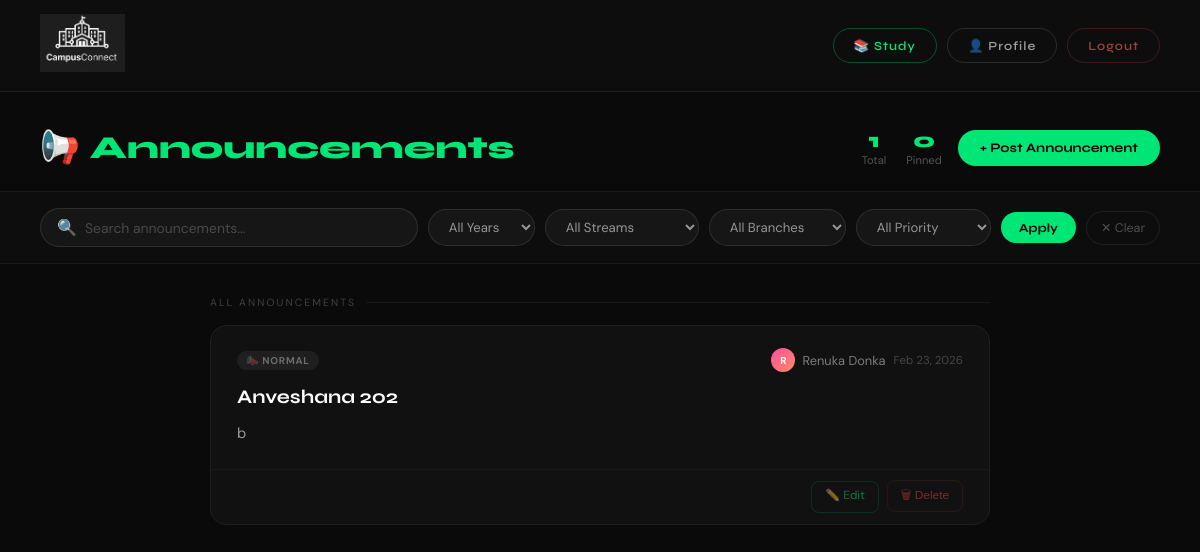
The page /announcements/ (signed in) on the database as committed earlier.
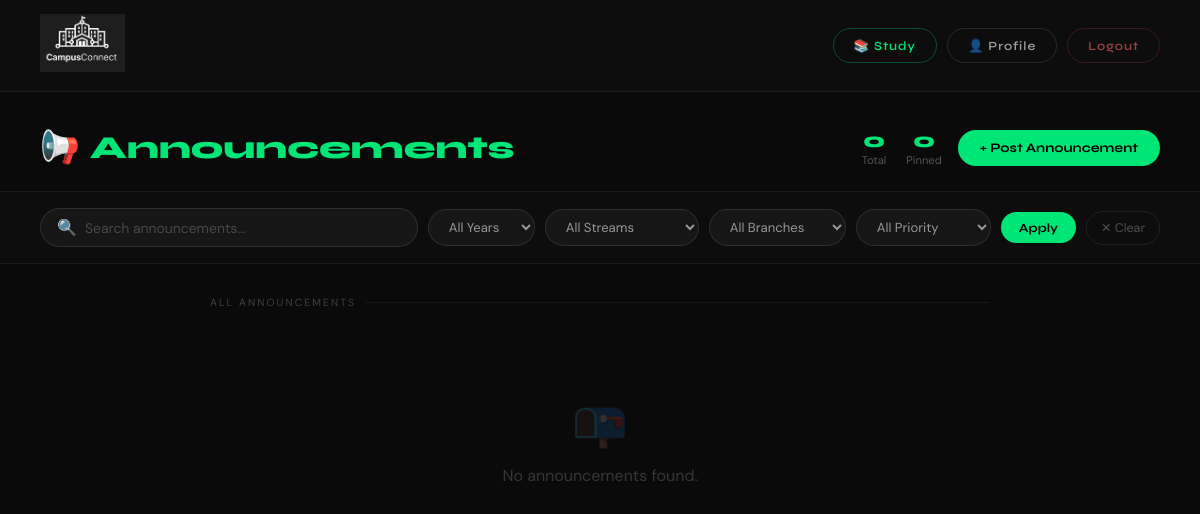
The same page on the database as committed later.
### campusconnect/models.py (models this page shows, shortened)
class Announcement(models.Model):
    PRIORITY_CHOICES = [
        ('normal',    'Normal'),
        ('important', 'Important'),
        ('urgent',    'Urgent'),
    ]
    TARGET_YEAR_CHOICES = [
        ('all', 'All Years'),
        ('1',   '1st Year'),
        ('2',   '2nd Year'),
        ('3',   '3rd Year'),
        ('4',   '4th Year'),
    ]
    TARGET_STREAM_CHOICES = [
        ('all',           'All Streams'),
        ('computing',     'Computing'),
        ('non-computing', 'Non-Computing'),
    ]
    TARGET_BRANCH_CHOICES = [('all', 'All Branches')] + BRANCH_CHOICES
    title         = models.CharField(max_length=200)
    body          = models.TextField()
    image         = models.ImageField(upload_to='announcements/', blank=True, null=True)
    author        = models.ForeignKey(User, on_delete=models.CASCADE, related_name='announcements')
    priority      = models.CharField(max_length=10, choices=PRIORITY_CHOICES, default='normal')
    is_pinned     = models.BooleanField(default=False)
    target_year   = models.CharField(max_length=5,  choices=TARGET_YEAR_CHOICES,   default='all')
    target_stream = models.CharField(max_length=15, choices=TARGET_STREAM_CHOICES, default='all')
    target_branch = models.CharField(max_length=10, choices=TARGET_BRANCH_CHOICES, default='all')
    created_at    = models.DateTimeField(auto_now_add=True)
    updated_at    = models.DateTimeField(auto_now=True)
    class Meta:
        ordering = ['-is_pinned', '-created_at']

### campusconnect/views.py (the view)
# urls.py: path('announcements/',                      views.announcements,      name='announcements'),
def announcements(request):
    if not request.user.is_authenticated:
        return redirect('login')
    try:
        profile    = request.user.profile
        is_faculty = profile.role == 'faculty'
    except UserProfile.DoesNotExist:
        profile    = None
        is_faculty = False
    qs = Announcement.objects.all()
    search   = request.GET.get('search', '').strip()
    f_year   = request.GET.get('year', '')
    f_stream = request.GET.get('stream', '')
    f_branch = request.GET.get('branch', '')
    f_prio   = request.GET.get('priority', '')
    if search:
        qs = qs.filter(Q(title__icontains=search) | Q(body__icontains=search))
    if f_year:
        qs = qs.filter(Q(target_year='all') | Q(target_year=f_year))
    if f_stream:
        qs = qs.filter(Q(target_stream='all') | Q(target_stream=f_stream))
    if f_branch:
        qs = qs.filter(Q(target_branch='all') | Q(target_branch=f_branch))
    if f_prio:
        qs = qs.filter(priority=f_prio)
    pinned  = qs.filter(is_pinned=True)
    regular = qs.filter(is_pinned=False)
    return render(request, 'announcements.html', {
        'pinned':     pinned,
        'regular':    regular,
        'total':      pinned.count() + regular.count(),
        'is_faculty': is_faculty,
        'user':       request.user,
        'profile':    profile,
        'search':     search,
        'f_year':     f_year,
        'f_stream':   f_stream,
        'f_branch':   f_branch,
        'f_prio':     f_prio,
    })

### templates/announcements.html (shortened to what this page needs)
{% load static %}
<!DOCTYPE html>
<html lang="en">
<head>
</head>
<body>
<nav>
    <div class="nav-logo">
        <a href="{% url 'home' %}"><img src="{% static 'images/logo.png' %}" alt="Campus Connect" /></a>
    </div>
    <div class="nav-right">
        <a href="{% url 'study' %}" class="nav-btn study">📚 Study</a>
        <a href="{% url 'profile' %}" class="nav-btn">👤 Profile</a>
        <a href="{% url 'logout' %}" class="nav-btn logout">Logout</a>
    </div>
</nav>
<div class="page-header">
    <h1>📢 <span>Announcements</span></h1>
    <div class="header-right">
        <div class="stats">
            <div class="stat-item">
                <div class="stat-num">{{ total }}</div>
                <div class="stat-label">Total</div>
            </div>
            <div class="stat-item">
                <div class="stat-num">{{ pinned.count }}</div>
                <div class="stat-label">Pinned</div>
            </div>
        </div>
        {% if is_faculty %}
        <a href="{% url 'post_announcement' %}" class="btn-post">+ Post Announcement</a>
        {% endif %}
    </div>
</div>
<form method="GET" action="{% url 'announcements' %}">
    <div class="filter-bar">
        <div class="search-wrap">
            <span>🔍</span>
            <input type="text" name="search" placeholder="Search announcements..." value="{{ search }}" />
        </div>
        <select name="year" class="fsel">
            <option value="">All Years</option>
        </select>
        <select name="stream" class="fsel">
            <option value="">All Streams</option>
        </select>
        <select name="branch" class="fsel">
            <option value="">All Branches</option>
        </select>
        <select name="priority" class="fsel">
            <option value="">All Priority</option>
        </select>
        <button type="submit" class="btn-apply">Apply</button>
        <a href="{% url 'announcements' %}" class="btn-clear">✕ Clear</a>
    </div>
</form>
<div class="content">
    <p class="sec-label">All Announcements</p>
    {% if regular %}
    {% for ann in regular %}
    {% if ann.priority == 'urgent' %}
    <div class="ann-card urgent">
    {% elif ann.priority == 'important' %}
    <div class="ann-card important">
    {% else %}
    <div class="ann-card">
    {% endif %}
        <div class="ann-body">
            <div class="ann-meta">
                {% if ann.priority == 'normal' %}
                <span class="badge b-normal">📣 Normal</span>
                {% endif %}
                <div class="ann-author-wrap">
                    <div class="author-av">
                        {% if ann.author.first_name %}
                        {{ ann.author.first_name.0|upper }}
                        {% else %}
                        {{ ann.author.username.0|upper }}
                        {% endif %}
                    </div>
                    <span class="author-name">{{ ann.author.get_full_name|default:ann.author.username }}</span>
                </div>
                <span class="ann-time">{{ ann.created_at|date:"M d, Y" }}</span>
            </div>
            <h2 class="ann-title">{{ ann.title }}</h2>
            <p class="ann-text">{{ ann.body }}</p>
        </div>
        {% if is_faculty %}
        <div class="ann-footer">
            <a href="{% url 'edit_announcement' ann.pk %}" class="btn-edit">✏️ Edit</a>
            <form method="POST" action="{% url 'delete_announcement' ann.pk %}" style="display:inline" onsubmit="return confirm('Delete this announcement?')">
                <button type="submit" class="btn-delete">🗑 Delete</button>
            </form>
        </div>
        {% endif %}
    </div>
    {% endfor %}
    {% else %}
    <div class="empty-state">
        <div class="icon">📭</div>
        <p>No announcements found.</p>
    </div>
    {% endif %}
</div>
</body>
</html>

### templates/announcements.html (style rules this page uses)
*, *::before, *::after { margin: 0; padding: 0; box-sizing: border-box; }
:root { --green: #00e676; --pink: #ff4d9e; --dark: #0a0a0a; }
body { font-family: 'DM Sans', sans-serif; background: var(--dark); color: #fff; min-height: 100vh; }
nav { display: flex; justify-content: space-between; align-items: center; padding: 14px 40px; background: #0d0d0d; border-bottom: 1px solid #1e1e1e; position: sticky; top: 0; z-index: 100; }
.nav-logo img { width: 85px; }
.nav-right { display: flex; align-items: center; gap: 10px; }
.nav-btn { text-decoration: none; font-family: 'Syne', sans-serif; font-size: 0.78rem; font-weight: 600; letter-spacing: 0.08em; padding: 9px 20px; border-radius: 50px; border: 1px solid rgba(255,255,255,0.12); color: rgba(255,255,255,0.6); transition: all 0.2s; }
.nav-btn.study { border-color: rgba(0,230,118,0.3); color: var(--green); }
.nav-btn.logout { border-color: rgba(255,77,77,0.2); color: rgba(255,100,100,0.6); }
.page-header { padding: 36px 40px 24px; border-bottom: 1px solid #1a1a1a; display: flex; justify-content: space-between; align-items: center; flex-wrap: wrap; gap: 16px; }
.page-header h1 { font-family: 'Syne', sans-serif; font-size: 2rem; font-weight: 800; }
.page-header h1 span { color: var(--green); }
.header-right { display: flex; align-items: center; gap: 16px; flex-wrap: wrap; }
.stats { display: flex; gap: 20px; }
.stat-item { text-align: center; }
.stat-num { font-family: 'Syne', sans-serif; font-size: 1.3rem; font-weight: 800; color: var(--green); }
.stat-label { font-size: 0.7rem; color: rgba(255,255,255,0.3); }
.btn-post { background: var(--green); color: #000; font-family: 'Syne', sans-serif; font-size: 0.82rem; font-weight: 700; padding: 10px 22px; border-radius: 50px; text-decoration: none; transition: transform 0.2s; white-space: nowrap; }
.filter-bar { padding: 16px 40px; background: #0d0d0d; border-bottom: 1px solid #1a1a1a; display: flex; flex-wrap: wrap; gap: 10px; align-items: center; }
.search-wrap { display: flex; align-items: center; gap: 8px; background: rgba(255,255,255,0.04); border: 1px solid rgba(255,255,255,0.1); border-radius: 50px; padding: 8px 16px; flex: 1; min-width: 200px; }
.search-wrap input { background: none; border: none; color: #fff; outline: none; font-family: 'DM Sans', sans-serif; font-size: 0.87rem; width: 100%; }
.search-wrap input::placeholder { color: rgba(255,255,255,0.22); }
select.fsel { background: rgba(255,255,255,0.04); border: 1px solid rgba(255,255,255,0.1); border-radius: 50px; padding: 8px 16px; color: rgba(255,255,255,0.55); font-family: 'DM Sans', sans-serif; font-size: 0.82rem; outline: none; cursor: pointer; transition: border-color 0.2s; }
select.fsel option { background: #1a1a1a; }
.btn-apply { background: var(--green); color: #000; font-family: 'Syne', sans-serif; font-size: 0.78rem; font-weight: 700; border: none; border-radius: 50px; padding: 8px 18px; cursor: pointer; }
.btn-clear { color: rgba(255,255,255,0.28); font-size: 0.78rem; text-decoration: none; padding: 8px 14px; border-radius: 50px; border: 1px solid rgba(255,255,255,0.08); transition: all 0.2s; }
.content { max-width: 860px; margin: 0 auto; padding: 32px 40px; }
.sec-label { font-size: 0.65rem; letter-spacing: 0.2em; text-transform: uppercase; color: rgba(255,255,255,0.22); margin-bottom: 16px; display: flex; align-items: center; gap: 10px; }
.sec-label::after { content: ''; flex: 1; height: 1px; background: rgba(255,255,255,0.06); }
.empty-state { text-align: center; padding: 70px 20px; color: rgba(255,255,255,0.18); }
.empty-state .icon { font-size: 2.8rem; margin-bottom: 12px; }

Rows that differ between the two databases and show on the page:
removed Announcement: priority "📣 NORMAL", author.first_name.0 "R", author.get_full_name "Renuka Donka", created_at "Feb 23, 2026", title "Anveshana 202", body "b"
Other text that changed with them:
{{ total }}: "1" → "0"
text now shown: "📭 No announcements found."
